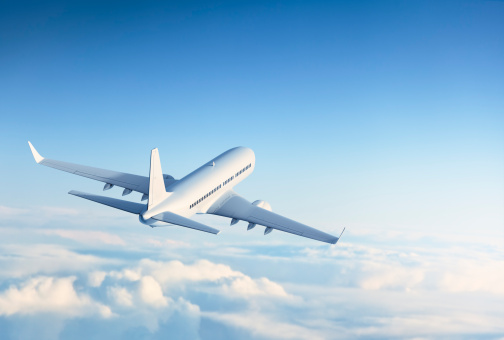
#> input picture data/images/airplane/1.jpg, 504 x 340 px
$ python -i contour.py   (imports and definitions only)   (older library calls are emulated)
#> lines starting #> are read from the running program, lines starting #| are printed output that depends on the picture; after the words box and inside, x2 and y2 are one past the last pixel; in counts of white or black regions, pixels touching at a corner belong together
from typing import List

import cv2
import numpy as np
from PIL import Image


################################################################################
# Code courtesy of @uppala75 at
# https://github.com/uppala75/CarND-Advanced-Lane-Lines

# Define a function that takes an image, gradient orientation,
# and threshold min / max values.

def abs_sobel_thresh(img, orient='x', thresh_min=25, thresh_max=255):
    # Convert to grayscale
    # gray = cv2.cvtColor(img, cv2.COLOR_RGB2GRAY)
    hls = cv2.cvtColor(img, cv2.COLOR_RGB2HLS).astype(np.float)
    l_channel = hls[:,:,1]
    s_channel = hls[:,:,2]
    # Apply x or y gradient with the OpenCV Sobel() function
    # and take the absolute value
    if orient == 'x':
        abs_sobel = np.absolute(cv2.Sobel(l_channel, cv2.CV_64F, 1, 0))
    if orient == 'y':
        abs_sobel = np.absolute(cv2.Sobel(l_channel, cv2.CV_64F, 0, 1))
    # Rescale back to 8 bit integer
    scaled_sobel = np.uint8(255*abs_sobel/np.max(abs_sobel))
    # Create a copy and apply the threshold
    binary_output = np.zeros_like(scaled_sobel)
    # Here I'm using inclusive (>=, <=) thresholds, but exclusive is ok too
    binary_output[(scaled_sobel >= thresh_min) & (scaled_sobel <= thresh_max)] = 1

    # Return the result
    return binary_output


# Define a function to return the magnitude of the gradient for a given sobel
# kernel size and threshold values
# [34 lines left out: functions mag_thresh, dir_threshold, not called in this run]


def color_threshold(image, sthresh=(0,255), vthresh=(0,255)):
    hls = cv2.cvtColor(image, cv2.COLOR_RGB2HLS)
    s_channel = hls[:,:,2]
    s_binary = np.zeros_like(s_channel)
    s_binary[(s_channel > sthresh[0]) & (s_channel <= sthresh[1])] = 1

    hsv = cv2.cvtColor(image, cv2.COLOR_RGB2HSV)
    v_channel = hsv[:,:,2]
    v_binary = np.zeros_like(v_channel)
    v_binary[(v_channel > vthresh[0]) & (v_channel <= vthresh[1])] = 1

    output = np.zeros_like(s_channel)
    output[(s_binary == 1) & (v_binary) == 1] = 1

    # Return the combined s_channel & v_channel binary image
    return output


# [53 lines left out: functions s_channel_threshold, window_mask, _get_contours, _test_this_out, not called in this run]


def _test_this_out_too(img):
    preprocessImage = np.zeros_like(img[:, :, 0])
    gradx = abs_sobel_thresh(img, orient='x', thresh_min=12, thresh_max=255)
    grady = abs_sobel_thresh(img, orient='y', thresh_min=25, thresh_max=255)
    c_binary = color_threshold(img, sthresh=(100, 255), vthresh=(50, 255))
    preprocessImage[((gradx == 1) & (grady == 1) | (c_binary == 1))] = 255
    cv2.imshow("gradx", gradx)
    cv2.imshow("grady", grady)
    cv2.imshow("c_binary", c_binary)
    cv2.imshow("preprocessImage", preprocessImage)


# [26 lines left out: function get_contours, not called in this run]

>>> import cv2
>>> picture = cv2.cvtColor(cv2.imread('../../../data/images/airplane/1.jpg'), cv2.COLOR_BGR2RGB)
>>> result = _test_this_out_too(picture)
#> in abs_sobel_thresh, `hls = cv2.cvtColor(img, cv2.COLOR_RGB2HLS).astype(np.float)`:
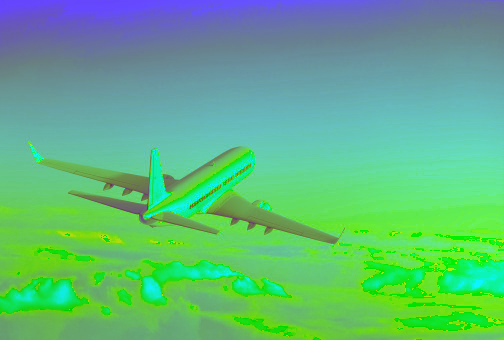
#> hls: shape (340, 504, 3) float64; mean R, G, B 94.9, 182.5, 126.9
#> in abs_sobel_thresh, `l_channel = hls[:,:,1]`:
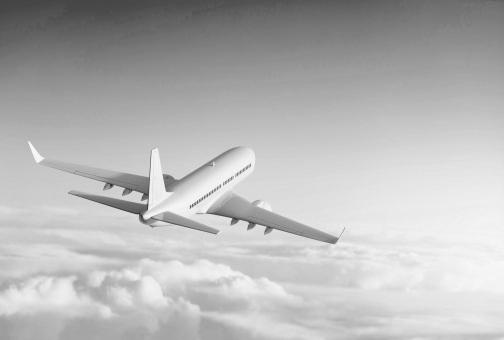
#> l_channel: shape (340, 504) float64; min 44, max 250, mean 182.5
#> in abs_sobel_thresh, `s_channel = hls[:,:,2]`:
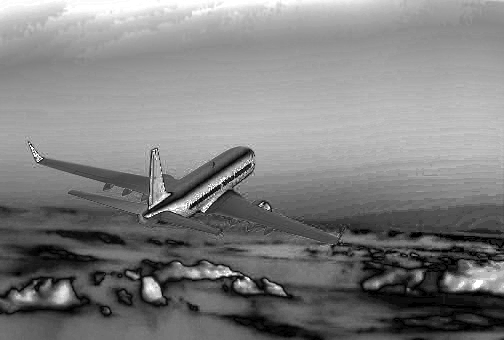
#> s_channel: shape (340, 504) float64; min 0, max 255, mean 126.9
#> in _test_this_out_too, `gradx = abs_sobel_thresh(img, orient='x', thresh_min=12, thresh_max=255)`:
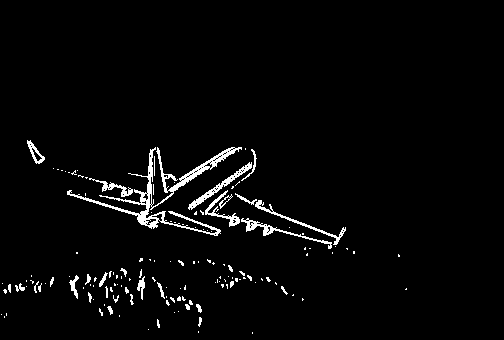
#> gradx: shape (340, 504); values 0 (black) and 1 (white), 3% white in thin lines or dots, all inside (x1, y1, x2, y2) = (1, 140, 407, 334)
#> call 2 of abs_sobel_thresh, with orient = 'y', thresh_min = 25, thresh_max = 255
#> in abs_sobel_thresh (call 2), `abs_sobel = np.absolute(cv2.Sobel(l_channel, cv2.CV_64F, 0, 1))`:
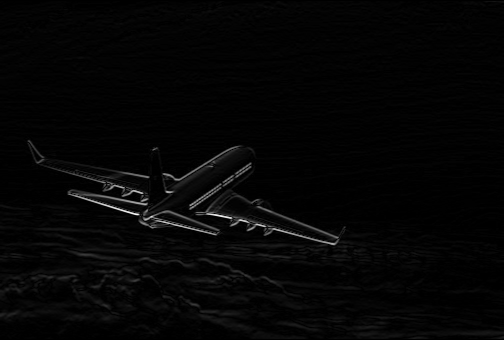
#> abs_sobel: shape (340, 504) float64; min 0, max 623, mean 13.7; drawn with min black and max white
#> in _test_this_out_too, `grady = abs_sobel_thresh(img, orient='y', thresh_min=25, thresh_max=255)`: grady: shape (340, 504); values 0 (black) and 1 (white), 3% white in thin lines or dots, all inside (x1, y1, x2, y2) = (0, 140, 504, 339)
#> in color_threshold, `hls = cv2.cvtColor(image, cv2.COLOR_RGB2HLS)`: hls: shape (340, 504, 3); mean of channels 0, 1, 2 94.9, 182.5, 126.9
#> in color_threshold, `hsv = cv2.cvtColor(image, cv2.COLOR_RGB2HSV)`: hsv: shape (340, 504, 3); mean H, S, V 94.9, 89.4, 218.3
#> in color_threshold, `v_channel = hsv[:,:,2]`:
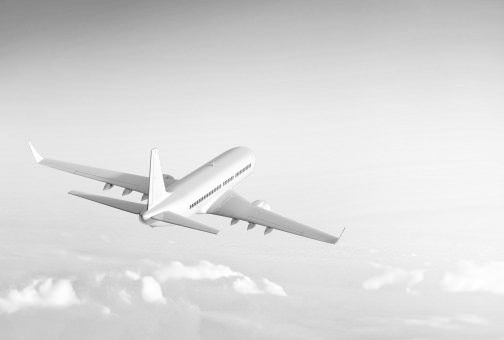
#> v_channel: shape (340, 504); min 61, max 255, mean 218.3
#> in _test_this_out_too, `c_binary = color_threshold(img, sthresh=(100, 255), vthresh=(50, 255))`: c_binary: shape (340, 504); values 0 (black) and 1 (white), 66.1% white; 68 black regions (64 under 20 px), largest, box (x1, y1, x2, y2) and area: (0, 147, 504, 340) 57811, (268, 272, 282, 279) 31, (493, 336, 504, 340) 30, (152, 160, 154, 182) 22
#> in _test_this_out_too, `cv2.imshow("preprocessImage", preprocessImage)`:
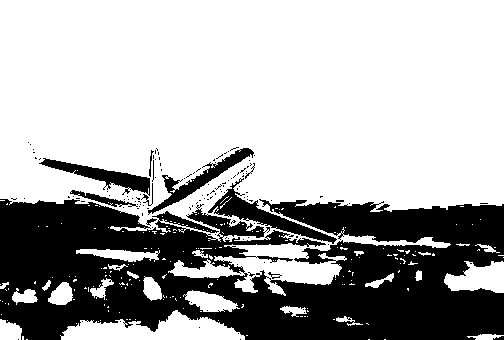
#> window 'preprocessImage': shape (340, 504); 67.5% white; 131 black regions (119 under 20 px), largest, box (x1, y1, x2, y2) and area: (0, 199, 504, 340) 50569, (208, 178, 337, 244) 1704, (148, 148, 254, 215) 1299

$ run again, on data/images/airplane/2.jpg
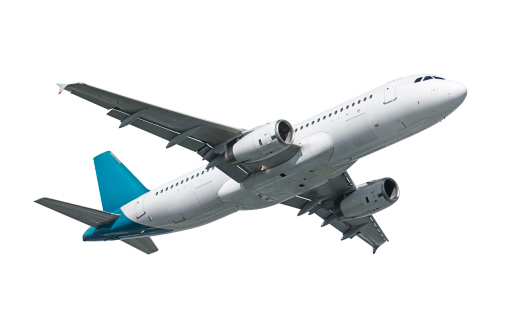
#> input picture data/images/airplane/2.jpg, 526 x 326 px
#> in _test_this_out_too, `gradx = abs_sobel_thresh(img, orient='x', thresh_min=12, thresh_max=255)`:
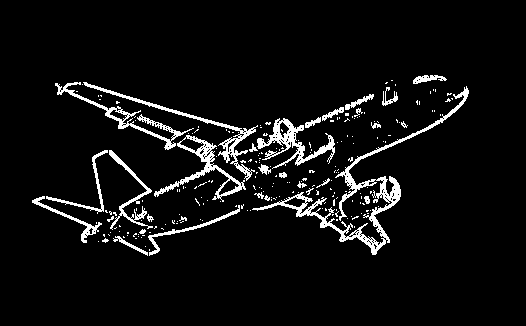
#> gradx: shape (326, 526); values 0 (black) and 1 (white), 6% white; 221 white regions (192 under 20 px), largest, box (x1, y1, x2, y2) and area: (252, 86, 469, 255) 2645, (257, 118, 335, 169) 1088, (83, 82, 258, 181) 1060
#> grady: shape (326, 526); values 0 (black) and 1 (white), 5.1% white in thin lines or dots, all inside (x1, y1, x2, y2) = (33, 75, 468, 256)
#> hsv: shape (326, 526, 3); mean H, S, V 21.4, 8.1, 231.3
#> c_binary: shape (326, 526); values 0 (black) and 1 (white), 3.2% white; 388 white regions (367 under 20 px), largest, box (x1, y1, x2, y2) and area: (80, 144, 162, 241) 3237, (80, 240, 125, 248) 177, (163, 233, 176, 240) 67
#> in _test_this_out_too, `cv2.imshow("preprocessImage", preprocessImage)`:
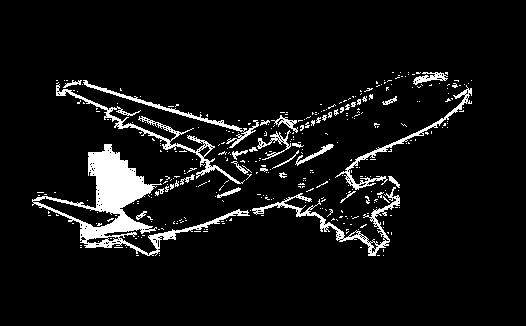
#> window 'preprocessImage': shape (326, 526); 6.8% white; 351 white regions (326 under 20 px), largest, box (x1, y1, x2, y2) and area: (32, 144, 250, 256) 4761, (56, 84, 245, 184) 1290, (252, 187, 400, 256) 1210

$ run again, on data/images/airplane/3.jpg
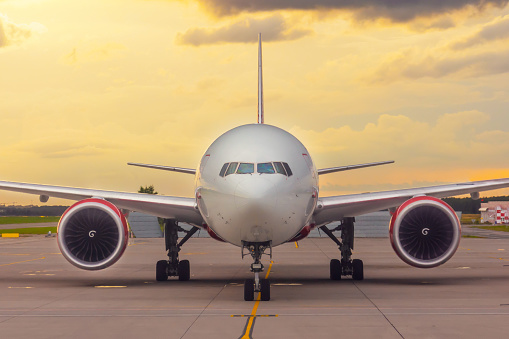
#> input picture data/images/airplane/3.jpg, 509 x 339 px
#> in _test_this_out_too, `gradx = abs_sobel_thresh(img, orient='x', thresh_min=12, thresh_max=255)`:
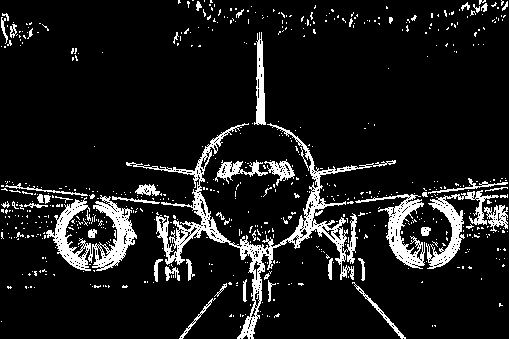
#> gradx: shape (339, 509); values 0 (black) and 1 (white), 10.1% white; 633 white regions (583 under 20 px), largest, box (x1, y1, x2, y2) and area: (126, 123, 396, 339) 5673, (46, 195, 137, 271) 2559, (426, 190, 499, 269) 1445
#> grady: shape (339, 509); values 0 (black) and 1 (white), 12% white; 431 white regions (374 under 20 px), largest, box (x1, y1, x2, y2) and area: (0, 179, 344, 274) 5175, (306, 177, 509, 240) 3714, (347, 237, 459, 271) 1023
#> hsv: shape (339, 509, 3); mean H, S, V 31.6, 81, 184
#> c_binary: shape (339, 509); values 0 (black) and 1 (white), 49% white; 114 white regions (100 under 20 px), largest, box (x1, y1, x2, y2) and area: (0, 0, 509, 198) 81063, (0, 190, 130, 238) 1874, (389, 196, 460, 234) 316
#> in _test_this_out_too, `cv2.imshow("preprocessImage", preprocessImage)`:
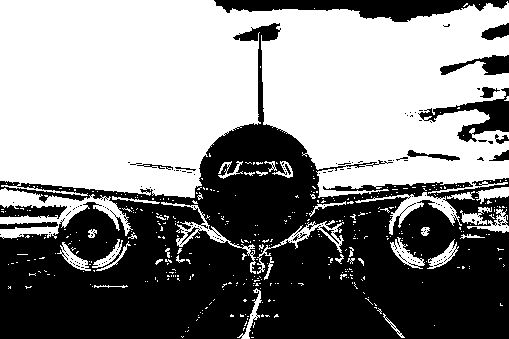
#> window 'preprocessImage': shape (339, 509); 53.4% white; 152 black regions (136 under 20 px), largest, box (x1, y1, x2, y2) and area: (0, 23, 509, 339) 72466, (214, 0, 509, 22) 3421, (418, 88, 509, 142) 1518
